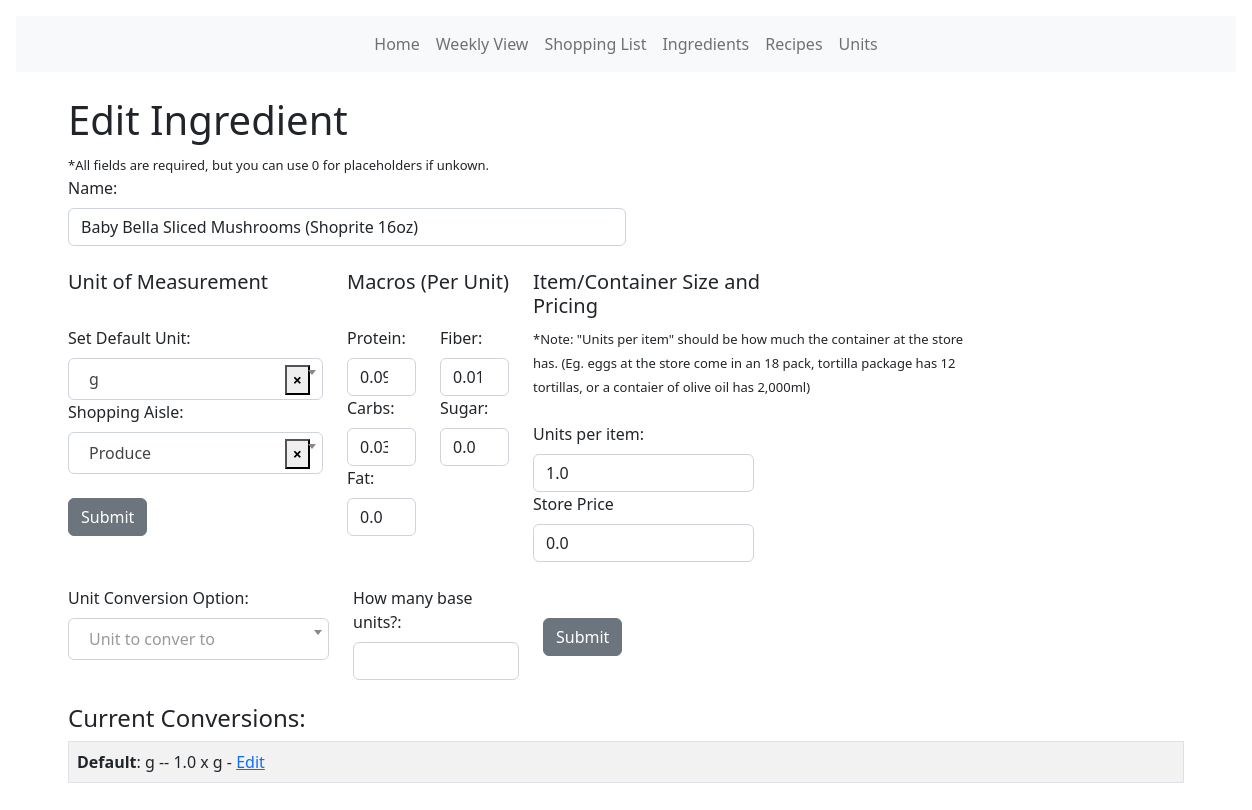
Before: /ingredients/ingredients/113 with the older database file.
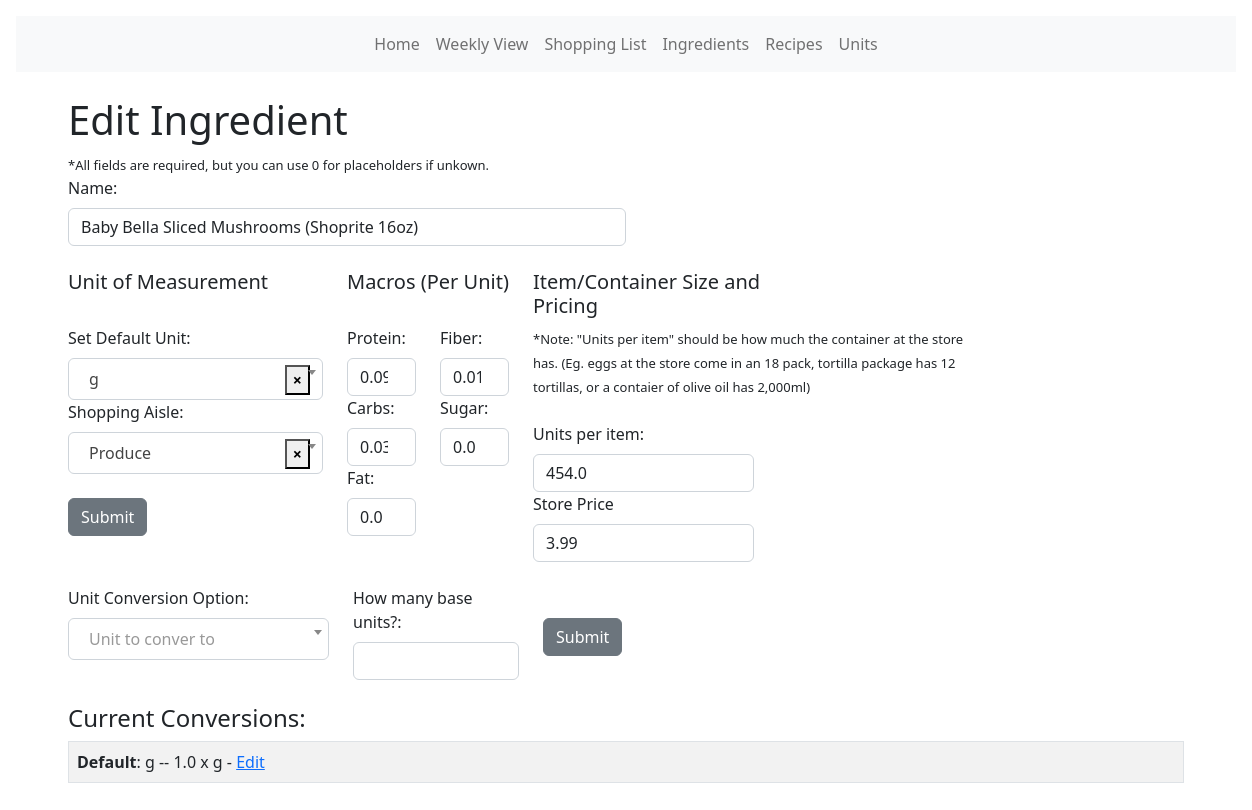
After: the same page with the newer database file.
### models.py (models this page shows, shortened)
class Ingredient(db.Model):
    __tablename__ = "ingredient"
    id = db.Column(db.Integer, primary_key=True)
    name = db.Column(db.String(120), nullable=False)
    icalories = db.Column(db.Float)
    protein = db.Column(db.Float)
    carbs = db.Column(db.Float)
    fat = db.Column(db.Float)
    fiber = db.Column(db.Float)
    sugar = db.Column(db.Float)
    item_unit_size = db.Column(db.Float)  # How many units of item at store
    item_price = db.Column(db.Float)  # Price for full item at store
    u_price = db.Column(db.Float)
    aisle_id = db.Column(db.Integer, db.ForeignKey("aisle.id"))
    ingredients = db.relationship("RecipeIngredient", backref="ingredient")
    def default_ingredient_unit(self):
        try:
            x = UnitIngredient.query.filter_by(iid=self.id).first()
            return x.unit.name
        except:
            return "Unknown"

class UnitIngredient(db.Model):
    id = db.Column(db.Integer, primary_key=True)
    iid = db.Column(db.Integer, db.ForeignKey("ingredient.id"))
    uid = db.Column(db.Integer, db.ForeignKey("unit.id"))
    name = db.Column(db.String(30))
    multiplyer = db.Column(db.Float)

class Unit(db.Model):
    id = db.Column(db.Integer, primary_key=True)
    oid = db.Column(db.Integer, autoincrement=True)
    name = db.Column(db.String(30))
    ingredients = db.relationship("UnitIngredient", backref="unit")

### main.py (the view, shortened to what this page needs)
@app.route("/ingredients/ingredients/<int:id>", methods=["GET", "POST"])
def ingredient_edit(id):
    editing_item = Ingredient.query.get(id)
    units = UnitIngredient.query.filter_by(iid=id).all()
    form = CreateIngredient()
    x = db.session.query(Unit.name).order_by(Unit.oid)
    x = [i[0] for i in x]
    form.unit.choices = [("")] + [(y) for y in x]
    a = db.session.query(Aisle.name).order_by(Aisle.id)
    a = [i[0] for i in a]
    form.aisle.choices = [("")] + [(b) for b in a]
    ingredient_to_update = Ingredient.query.get_or_404(id)
    unit_to_update = UnitIngredient.query.filter_by(iid=id).first()
    """Add Conversion Option"""
    form2 = AddUnitConversion()
    form2.unit2.choices = [("")] + [(y) for y in x]
    if form2.submit2.data and form2.validate_on_submit():
        uid = Unit.query.filter_by(name=form2.unit2.data).first()
        update2 = UnitIngredient(
            iid=id, uid=uid.id, name=uid.name, multiplyer=form2.multiplyer.data
        )
        db.session.add(update2)
        db.session.commit()
        units = UnitIngredient.query.filter_by(iid=id).all()
    else:
        print("noo luck")
    return render_template(
        "/ingredients/ingredient_update.html",
        ingredient_to_update=ingredient_to_update,
        form=form,
        editing_item=editing_item,
        form2=form2,
        units=units,
    )

### forms.py
class CreateIngredient(FlaskForm):
    name = StringField("Name:", validators=[validators.InputRequired()])
    unit = SelectField(
        "Set Default Unit:",
        validators=[validators.InputRequired()],
        validate_choice=False,
    )
    protein = DecimalField("Protein:", validators=[validators.InputRequired()])
    carbs = DecimalField("Carbs:", validators=[validators.InputRequired()])
    fat = DecimalField("Fat:", validators=[validators.InputRequired()])
    fiber = DecimalField("Fiber:", validators=[validators.InputRequired()])
    sugar = DecimalField("Sugar:", validators=[validators.InputRequired()])
    item_unit_size = DecimalField(
        "Units per item:", validators=[validators.InputRequired()]
    )
    item_price = DecimalField("Store Price", validators=[validators.InputRequired()])
    aisle = SelectField(
        "Shopping Aisle:",
        validators=[validators.InputRequired()],
        validate_choice=False,
    )
    submit = SubmitField("Submit")

class AddUnitConversion(FlaskForm):
    unit2 = SelectField(
        "Unit Conversion Option:",
        validators=[validators.InputRequired()],
        validate_choice=False,
    )
    multiplyer = DecimalField(
        "How many base units?:", validators=[validators.InputRequired()]
    )
    submit2 = SubmitField("Submit")

### templates/ingredients/ingredient_update.html (shortened to what this page needs)
<!DOCTYPE html>
<html lang="en">
  <head>
    <link
      href="{{ url_for('static', filename='css/select2.css') }}"
      rel="stylesheet"
    />
    {% extends 'base.html' %} {% block content %}
  </head>
  <body>
    <br />
    <h1>Edit Ingredient</h1>
    <font size="-1"
      >*All fields are required, but you can use 0 for placeholders if
      unkown.</font
    >
    <form method="POST">
      <div class="row">
        <div class="col">
          {{ form.hidden_tag() }} {{ form.name.label(class="form-label") }}{{
          form.name(class="form-control w-50", value=editing_item.name) }}
          <br />
        </div>
        <div class="row">
          <div class="col-3">
            <h5>Unit of Measurement</h5>
          </div>
          <div class="col-2">
            <h5>Macros (Per Unit)</h5>
          </div>
          <div class="col-3">
            <h5>Item/Container Size and Pricing</h5>
          </div>
        </div>
        <div class="row">
          <div class="col-3">
            {{ form.unit.label(class="form-label") }} {{
            <br />
            {{ form.aisle.label(class="form-label") }}
            <br />
            <br />
            <br />
            {{ form.submit(class="btn btn-secondary") }}
          </div>
          <div class="col-1">
            {{ form.protein.label(class="form-label") }} {{
            form.protein(class="form-control w-100", value=editing_item.protein)
            }} {{ form.carbs.label(class="form-label") }} {{
            form.carbs(class="form-control w-100", value=editing_item.carbs) }}
            {{ form.fat.label(class="form-label") }} {{
            form.fat(class="form-control w-100", value=editing_item.fat) }}
          </div>
          <div class="col-1">
            {{ form.fiber.label(class="form-label") }} {{
            form.fiber(class="form-control w-100", value=editing_item.fiber) }}
            {{ form.sugar.label(class="form-label") }} {{
            form.sugar(class="form-control w-100", value=editing_item.sugar) }}
          </div>
          <div class="col-5">
            <font size="-1"
              >*Note: "Units per item" should be how much the container at the
              store has. (Eg. eggs at the store come in an 18 pack, tortilla
              package has 12 tortillas, or a contaier of olive oil has
              2,000ml)</font
            >
            <br />
            <br />
            {{ form.item_unit_size.label(class="form-label") }} {{
            form.item_unit_size(class="form-control w-50",
            value=editing_item.item_unit_size) }} {{
            form.item_price.label(class="form-label") }} {{
            form.item_price(class="form-control w-50",
            value=editing_item.item_price) }}
          </div>
        </div>
      </div>
      <br />
    </form>
    <form method="POST">
      <div class="row">
        <div class="col-3">
          {{ form2.hidden_tag() }} {{ form2.unit2.label(class="form-label") }}
        </div>
        <div class="col-2">
          {{ form2.multiplyer.label(class="form-label") }} {{
          form2.multiplyer(class="form-control w-100") }}
        </div>
        <div class="col-2">
          <br />
          {{ form2.submit2(class="btn btn-secondary mt-2") }}
        </div>
      </div>
    </form>
    <br />
    <h4>Current Conversions:</h4>
    <table class="table table-hover table-bordered table-striped">
      <tr>
        <td>
          {% for unit in units[0:1] %}
          <b>Default</b>: {{unit.unit.name}} -- {{unit.multiplyer}} x
          {{editing_item.default_ingredient_unit()}} -
          <a href="{{url_for('unit_conversion_update', id=unit.id)}}">Edit</a>
          {% endfor %}
        </td>
      </tr>
    </table>
  </body>
  {% endblock %}

### templates/base.html (shortened to what this page needs)
<!DOCTYPE html>
<html lang="en">
  <head>
    <link
      href="{{ url_for('static', filename='css/bs.css') }}"
      rel="stylesheet"
    />
    <link
      href="{{ url_for('static', filename='css/style.css') }}"
      rel="stylesheet"
    />
  </head>
  <body>
    {% include 'navbar.html' %}
    <div class="container">{% block content %} {% endblock %}</div>
  </body>
</html>

### templates/navbar.html (shortened to what this page needs)
<!DOCTYPE html>
<html lang="en">
  <head>
    <link
      href="https://cdn.jsdelivr.net/npm/bootstrap@5.2.0/dist/css/bootstrap.min.css"
      rel="stylesheet"
    />
    <link
      href="https://getbootstrap.com/docs/5.2/assets/css/docs.css"
      rel="stylesheet"
    />
  </head>
  <body class="p-3 m-0 border-0 bd-example">
    <nav class="navbar navbar-expand-lg bg-light d-print-none">
      <div class="container-fluid">
        <div class="collapse navbar-collapse" id="navbarTogglerDemo01">
          <ul class="navbar-nav mx-auto mb-2 mb-lg-0">
            <li class="nav-item">
              <a class="nav-link" href="{{ url_for('index') }}">Home</a>
            </li>
            <li class="nav-item">
              <a class="nav-link" href="{{ url_for('weekly_view') }}">Weekly View</a>
            </li>
            <li class="nav-item">
              <a class="nav-link" href="{{ url_for('list') }}">Shopping List</a>
            <li class="nav-item">
              <a class="nav-link" href="{{ url_for('ingredient_page') }}">Ingredients</a>
            </li>
            <li class="nav-item">
              <a class="nav-link" href="{{ url_for('recipe_list') }}">Recipes</a>
            </li>
            <li class="nav-item">
              <a class="nav-link" href="{{ url_for('unit_page') }}">Units</a>
            </li>
            </li>
          </ul>
        </div>
      </div>
    </nav>
  </body>
</html>

Changed rows visible on the page:
changed Ingredient "Baby Bella Sliced Mushrooms (Shoprite 16oz)": item_unit_size "1.0" → "454.0"; item_price "0.0" → "3.99"
